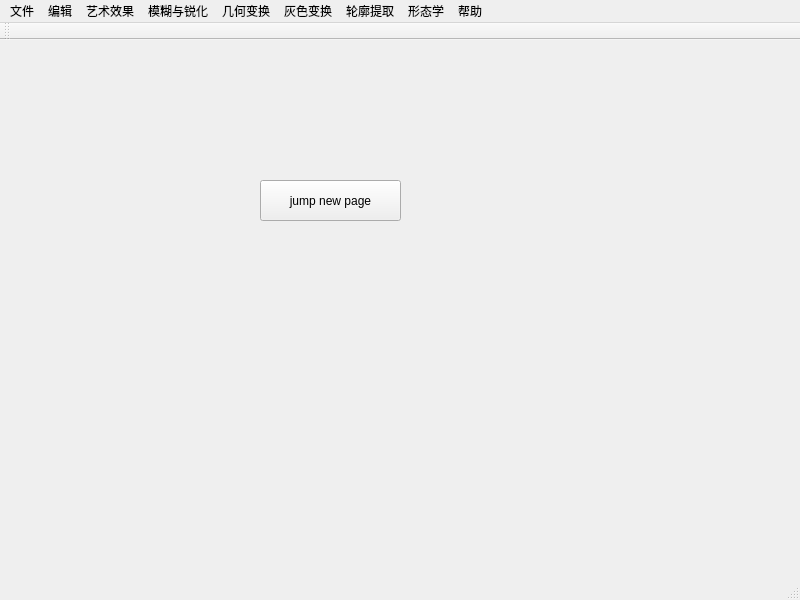
<?xml version="1.0" encoding="UTF-8"?>
<ui version="4.0">
 <class>MainWindow</class>
 <widget class="QMainWindow" name="MainWindow">
  <property name="geometry">
   <rect>
    <x>0</x>
    <y>0</y>
    <width>800</width>
    <height>600</height>
   </rect>
  </property>
  <property name="windowTitle">
   <string>MainWindow</string>
  </property>
  <widget class="QWidget" name="centralwidget">
   <widget class="QPushButton" name="pushButton">
    <property name="geometry">
     <rect>
      <x>260</x>
      <y>140</y>
      <width>141</width>
      <height>41</height>
     </rect>
    </property>
    <property name="text">
     <string>jump new page</string>
    </property>
   </widget>
  </widget>
  <widget class="QMenuBar" name="menuBar">
   <property name="geometry">
    <rect>
     <x>0</x>
     <y>0</y>
     <width>800</width>
     <height>24</height>
    </rect>
   </property>
   <widget class="QMenu" name="fileMenu">
    <property name="title">
     <string>文件</string>
    </property>
    <addaction name="openAction"/>
    <addaction name="closeImageAction"/>
    <addaction name="saveAction"/>
    <addaction name="resaveAction"/>
   </widget>
   <widget class="QMenu" name="editMenu">
    <property name="title">
     <string>编辑</string>
    </property>
    <addaction name="resumeAction"/>
    <addaction name="histogramAction"/>
    <addaction name="grayImageAction"/>
    <addaction name="brightnessAction"/>
    <addaction name="separator"/>
    <addaction name="beganDictationAction"/>
    <addaction name="expressionAndSymbolAction"/>
   </widget>
   <widget class="QMenu" name="artMenu">
    <property name="title">
     <string>艺术效果</string>
    </property>
    <widget class="QMenu" name="menu">
     <property name="title">
      <string>相框</string>
     </property>
     <addaction name="movieAction"/>
     <addaction name="classicAction"/>
     <addaction name="flowersAction"/>
    </widget>
    <widget class="QMenu" name="menu_2">
     <property name="title">
      <string>纹理</string>
     </property>
     <addaction name="metalAction"/>
    </widget>
    <widget class="QMenu" name="menu_3">
     <property name="title">
      <string>色温</string>
     </property>
     <addaction name="clodAction"/>
     <addaction name="warmAction"/>
    </widget>
    <addaction name="menu"/>
    <addaction name="menu_2"/>
    <addaction name="menu_3"/>
   </widget>
   <widget class="QMenu" name="blurAndSharpenMenu">
    <property name="title">
     <string>模糊与锐化</string>
    </property>
    <addaction name="simpleBlurAction"/>
    <addaction name="gaussianAction"/>
    <addaction name="separator"/>
    <addaction name="medianFilteringAction"/>
    <addaction name="separator"/>
    <addaction name="laplaceSharpeningAction"/>
   </widget>
   <widget class="QMenu" name="geometricTransformMenu">
    <property name="title">
     <string>几何变换</string>
    </property>
    <widget class="QMenu" name="menu_4">
     <property name="title">
      <string>翻转</string>
     </property>
     <addaction name="horizontalAction"/>
     <addaction name="verticalAction"/>
    </widget>
    <addaction name="zoomAction"/>
    <addaction name="rotatingAction"/>
    <addaction name="menu_4"/>
   </widget>
   <widget class="QMenu" name="grayTransformMenu">
    <property name="title">
     <string>灰色变换</string>
    </property>
    <addaction name="linearTransformAction"/>
    <addaction name="exponentialTransformAction"/>
    <addaction name="logarithmicTransformAction"/>
    <addaction name="indexTransformAction"/>
    <addaction name="doubleThresholdTransformAction"/>
    <addaction name="tensileTransformAction"/>
    <addaction name="separator"/>
    <addaction name="binaryContourAction"/>
   </widget>
   <widget class="QMenu" name="contourExtractionMenu">
    <property name="title">
     <string>轮廓提取</string>
    </property>
    <addaction name="detectionExtractAction"/>
    <addaction name="edgeTrackingAction"/>
    <addaction name="prewittEdgeDetectionAction"/>
    <addaction name="sobelEdgeDetectionAction"/>
   </widget>
   <widget class="QMenu" name="morphologyMenu">
    <property name="title">
     <string>形态学</string>
    </property>
    <addaction name="corrosionAction"/>
    <addaction name="expansionAction"/>
    <addaction name="onOperationAction"/>
    <addaction name="offOperationAction"/>
    <addaction name="refinedProcessingAction"/>
   </widget>
   <widget class="QMenu" name="helpMenu">
    <property name="title">
     <string>帮助</string>
    </property>
    <addaction name="searchAction"/>
    <addaction name="aboutAction"/>
   </widget>
   <addaction name="fileMenu"/>
   <addaction name="editMenu"/>
   <addaction name="artMenu"/>
   <addaction name="blurAndSharpenMenu"/>
   <addaction name="geometricTransformMenu"/>
   <addaction name="grayTransformMenu"/>
   <addaction name="contourExtractionMenu"/>
   <addaction name="morphologyMenu"/>
   <addaction name="helpMenu"/>
  </widget>
  <widget class="QStatusBar" name="statusBar"/>
  <widget class="QToolBar" name="toolBar">
   <property name="windowTitle">
    <string>toolBar</string>
   </property>
   <attribute name="toolBarArea">
    <enum>TopToolBarArea</enum>
   </attribute>
   <attribute name="toolBarBreak">
    <bool>false</bool>
   </attribute>
  </widget>
  <action name="openAction">
   <property name="text">
    <string>打开</string>
   </property>
  </action>
  <action name="closeImageAction">
   <property name="text">
    <string>关闭图片</string>
   </property>
  </action>
  <action name="saveAction">
   <property name="text">
    <string>保存</string>
   </property>
  </action>
  <action name="resaveAction">
   <property name="text">
    <string>另存为</string>
   </property>
  </action>
  <action name="resumeAction">
   <property name="text">
    <string>恢复</string>
   </property>
  </action>
  <action name="histogramAction">
   <property name="text">
    <string>直方图</string>
   </property>
  </action>
  <action name="grayImageAction">
   <property name="text">
    <string>灰度图像</string>
   </property>
  </action>
  <action name="brightnessAction">
   <property name="text">
    <string>亮度</string>
   </property>
  </action>
  <action name="beganDictationAction">
   <property name="text">
    <string>开始听写</string>
   </property>
  </action>
  <action name="expressionAndSymbolAction">
   <property name="text">
    <string>表情与符号</string>
   </property>
  </action>
  <action name="movieAction">
   <property name="text">
    <string>电影</string>
   </property>
  </action>
  <action name="classicAction">
   <property name="text">
    <string>经典</string>
   </property>
  </action>
  <action name="flowersAction">
   <property name="text">
    <string>小花</string>
   </property>
  </action>
  <action name="metalAction">
   <property name="text">
    <string>金属</string>
   </property>
  </action>
  <action name="clodAction">
   <property name="text">
    <string>cold</string>
   </property>
  </action>
  <action name="warmAction">
   <property name="text">
    <string>warm</string>
   </property>
  </action>
  <action name="simpleBlurAction">
   <property name="text">
    <string>简单模糊</string>
   </property>
  </action>
  <action name="gaussianAction">
   <property name="text">
    <string>高斯模糊</string>
   </property>
  </action>
  <action name="medianFilteringAction">
   <property name="text">
    <string>中值滤波</string>
   </property>
  </action>
  <action name="laplaceSharpeningAction">
   <property name="text">
    <string>拉普拉斯锐化</string>
   </property>
  </action>
  <action name="zoomAction">
   <property name="text">
    <string>缩放</string>
   </property>
  </action>
  <action name="rotatingAction">
   <property name="text">
    <string>旋转</string>
   </property>
  </action>
  <action name="horizontalAction">
   <property name="text">
    <string>水平</string>
   </property>
  </action>
  <action name="verticalAction">
   <property name="text">
    <string>垂直</string>
   </property>
  </action>
  <action name="linearTransformAction">
   <property name="text">
    <string>线性变换</string>
   </property>
  </action>
  <action name="exponentialTransformAction">
   <property name="text">
    <string>幂次变换</string>
   </property>
  </action>
  <action name="logarithmicTransformAction">
   <property name="text">
    <string>对数变换</string>
   </property>
  </action>
  <action name="indexTransformAction">
   <property name="text">
    <string>指数变换</string>
   </property>
  </action>
  <action name="doubleThresholdTransformAction">
   <property name="text">
    <string>双阈值变换</string>
   </property>
  </action>
  <action name="tensileTransformAction">
   <property name="text">
    <string>拉伸变换</string>
   </property>
  </action>
  <action name="binaryContourAction">
   <property name="text">
    <string>二值化</string>
   </property>
  </action>
  <action name="detectionExtractAction">
   <property name="text">
    <string>轮廓提取</string>
   </property>
  </action>
  <action name="edgeTrackingAction">
   <property name="text">
    <string>边缘跟踪</string>
   </property>
  </action>
  <action name="prewittEdgeDetectionAction">
   <property name="text">
    <string>Prewitt 边缘检测</string>
   </property>
  </action>
  <action name="sobelEdgeDetectionAction">
   <property name="text">
    <string>Sobel 边缘检测</string>
   </property>
  </action>
  <action name="corrosionAction">
   <property name="text">
    <string>腐蚀</string>
   </property>
  </action>
  <action name="expansionAction">
   <property name="text">
    <string>膨胀</string>
   </property>
  </action>
  <action name="onOperationAction">
   <property name="text">
    <string>开运算</string>
   </property>
  </action>
  <action name="offOperationAction">
   <property name="text">
    <string>闭运算</string>
   </property>
  </action>
  <action name="refinedProcessingAction">
   <property name="text">
    <string>细化处理</string>
   </property>
  </action>
  <action name="searchAction">
   <property name="text">
    <string>搜索</string>
   </property>
  </action>
  <action name="aboutAction">
   <property name="text">
    <string>关于</string>
   </property>
  </action>
 </widget>
 <resources/>
 <connections/>
</ui>
